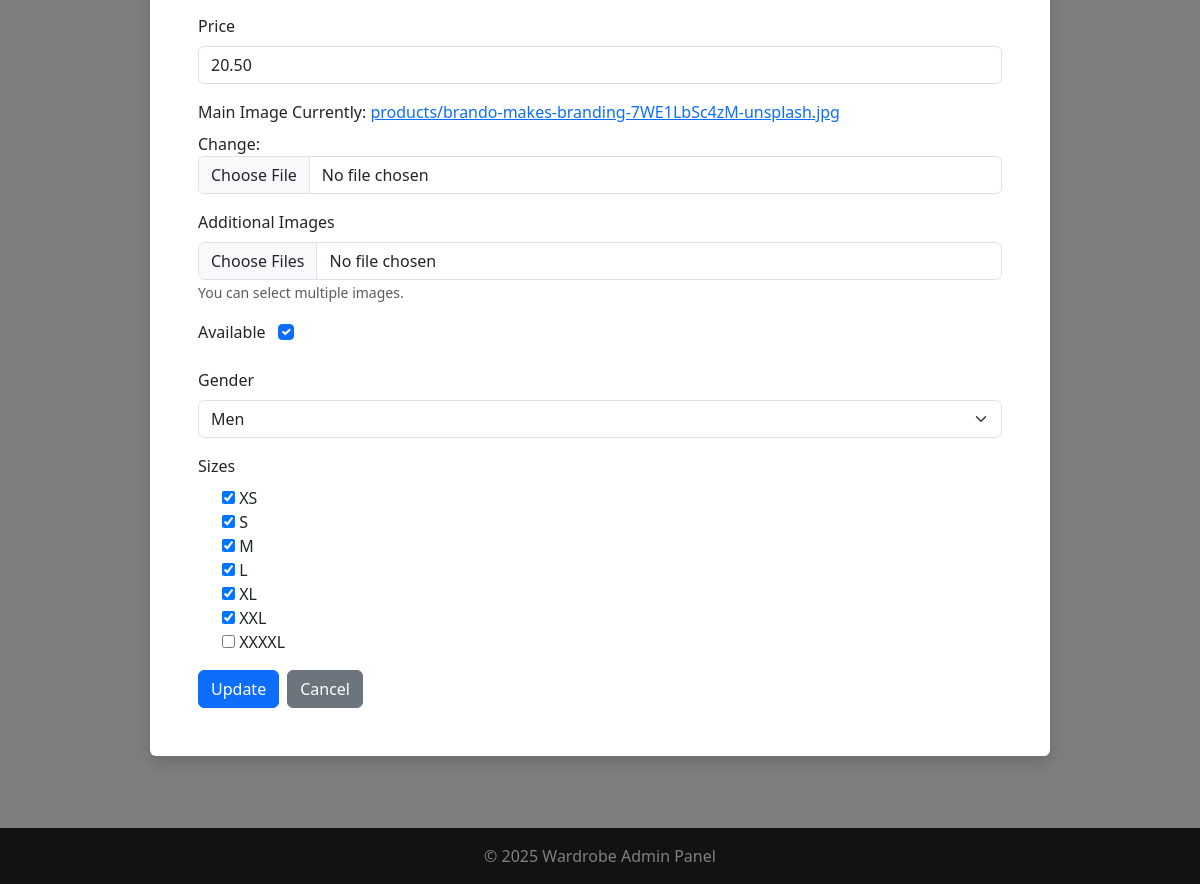
Before: /adminpanel/products/1/edit/ (signed in, lower part) with the older database file.
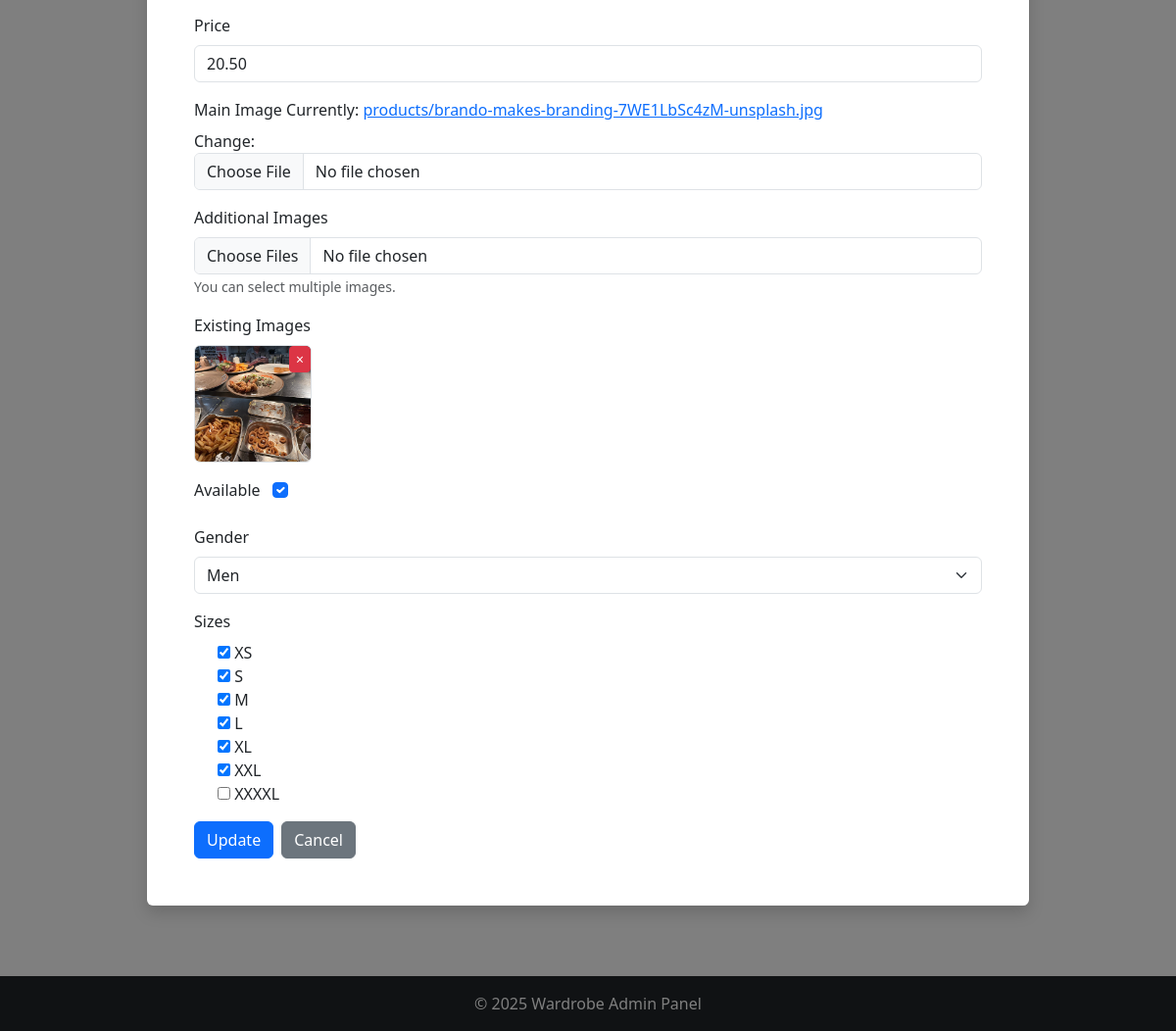
After: the same page with the newer database file.
### products/models.py (models this page shows, shortened)
class ProductImage(models.Model):
    product = models.ForeignKey(Product, related_name='images', on_delete=models.CASCADE)
    image = models.ImageField(upload_to='product_images/')
    uploaded_at = models.DateTimeField(auto_now_add=True)

### adminpanel/views.py (the view)
# urls.py: path('products/<int:product_id>/edit/', views.product_edit, name='product_edit'),
@login_required
@user_passes_test(admin_required)
def product_edit(request, product_id=None):
    from products.models import ProductImage  # ✅ import inline to avoid issues
    if product_id:
        product = get_object_or_404(Product, id=product_id)
    else:
        product = None
    if request.method == 'POST':
        form = ProductForm(request.POST, request.FILES, instance=product)
        if form.is_valid():
            product = form.save()
            for img in request.FILES.getlist('extra_images'):
                ProductImage.objects.create(product=product, image=img)
            messages.success(request, 'Product saved successfully!')
            return redirect('adminpanel:product_list')
    else:
        form = ProductForm(instance=product)
    extra_images = product.images.all() if product else []
    return render(request, 'adminpanel/product_form.html', {
        'form': form,
        'product': product,
        'extra_images': extra_images
    })

### adminpanel/forms.py
class ProductForm(forms.ModelForm):
    class Meta:
        model = Product
        fields = [
            'name',
            'category',
            'description',
            'price',
            'image',
            'is_available',
            'gender',
            'sizes',
        ]
        widgets = {
            'sizes': forms.CheckboxSelectMultiple()
        }

### adminpanel/views.py (called while the page is built)
def admin_required(user):
    return user.is_staff or user.is_superuser

### cart/cart.py (called while the page is built)
    def _load_cart_data(self):
        cart = self.session.get(settings.CART_SESSION_ID, {})
        return cart if isinstance(cart, dict) else {}

    def __len__(self):
        return sum(item.get('quantity', 0) for item in self.cart.values())

### cart/context_processors.py (called while the page is built)
def cart_context(request):
    cart = Cart(request)
    return {
        'cart': cart,
        'cart_item_count': len(cart),
    }

### products/models.py (called while the page is built)
    def __str__(self):
        return f"{self.name} ({self.gender})"

    def __str__(self):
        return self.name

### wardrobeapp/context_processors.py (called while the page is built)
def stripe_public_key(request):
    return {
        'STRIPE_PUBLIC_KEY': settings.STRIPE_PUBLIC_KEY
    }

### adminpanel/templates/adminpanel/product_form.html (shortened to what this page needs)
{% extends 'adminpanel/base.html' %}
{% load widget_tweaks %}
{% block content %}
<div class="container my-5">
  <div class="bg-white p-5 shadow rounded text-dark" style="max-width: 900px; margin: auto;">
    <form method="post" enctype="multipart/form-data">
      <div class="mb-3">
        <label for="id_price" class="form-label">Price</label>
        {{ form.price|add_class:"form-control text-dark" }}
      </div>
      <div class="mb-3">
        <label for="id_image" class="form-label">Main Image</label>
        {{ form.image|add_class:"form-control text-dark" }}
      </div>
      <div class="mb-3">
        <label for="extra_images" class="form-label">Additional Images</label>
        <input type="file" name="extra_images" id="extra_images" class="form-control text-dark" multiple>
        <small class="text-muted">You can select multiple images.</small>
      </div>
      {% if product and product.images.all %}
      <div class="mb-3">
        <label class="form-label">Existing Images</label>
        <div class="d-flex flex-wrap gap-3">
          {% for img in product.images.all %}
          <div class="position-relative border rounded" style="width: 120px; height: 120px; overflow:hidden;">
            <img src="{{ img.image.url }}" alt="Image" class="img-fluid" style="width:100%; height:100%; object-fit:cover;">
            <a href="{% url 'adminpanel:delete_product_image' img.id %}"
               class="btn btn-sm btn-danger position-absolute top-0 end-0"
               style="padding:2px 6px;">×</a>
          </div>
          {% endfor %}
        </div>
      </div>
      {% endif %}
      <div class="mb-3">
        <label for="id_is_available" class="form-label">Available</label>
        {{ form.is_available|add_class:"form-check-input ms-2" }}
      </div>
      <div class="mb-3">
        <label for="id_gender" class="form-label">Gender</label>
        {{ form.gender|add_class:"form-select text-dark" }}
      </div>
      <div class="mb-3">
        <label class="form-label">Sizes</label>
        <div class="form-check">
          {{ form.sizes }}
        </div>
      </div>
      <div class="d-flex justify-content-start">
        <button type="submit" class="btn btn-primary me-2">
          {% if product %}Update{% else %}Create{% endif %}
        </button>
        <a href="{% url 'adminpanel:product_list' %}" class="btn btn-secondary">Cancel</a>
      </div>
    </form>
  </div>
</div>
{% endblock %}

Changed rows visible on the page:
added ProductImage: image (picture)
Other visible differences:
text now shown: "Existing Images"
